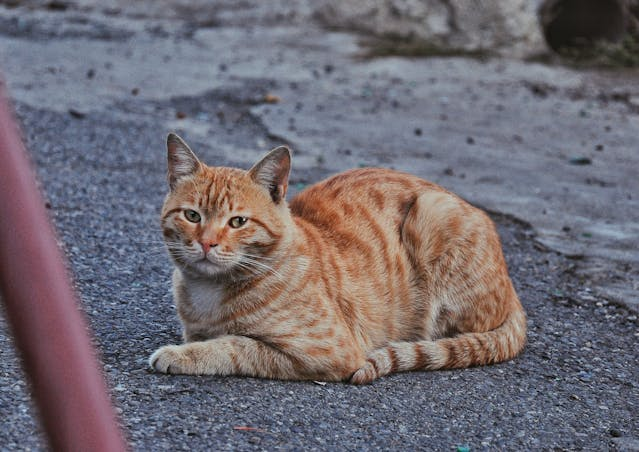
#> input picture OpenCV/assets/cat2.jpg, 639 x 452 px, found by its file name
$ python adjust_brightness.py
#> lines starting #> are read from the running program, lines starting #| are printed output that depends on the picture
import cv2 as cv
import numpy as np
import matplotlib.pyplot as plt
import os

img = cv.imread(os.path.join(".", "assets", "cat2.jpg"))
#> img is the input picture: shape (452, 639, 3); mean B, G, R 114.3, 106.5, 112.4
# Matrix used to increment or decrement the brightness of an image.
matrix = np.ones(img.shape, dtype=np.uint8) * 50

brighter = cv.add(img, matrix)
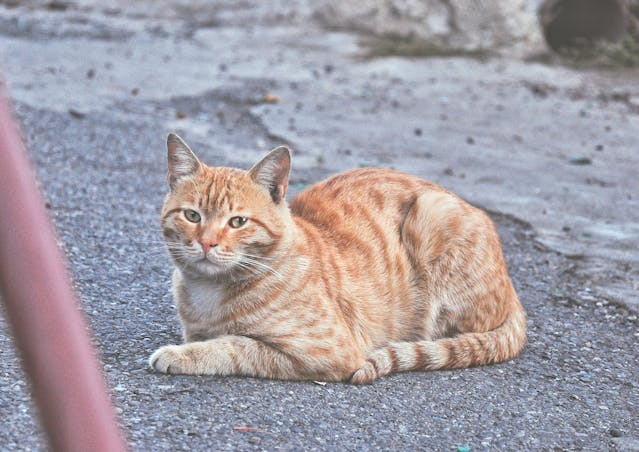
#> brighter: shape (452, 639, 3); mean B, G, R 164.3, 156.5, 162.4
darker = cv.subtract(img, matrix)
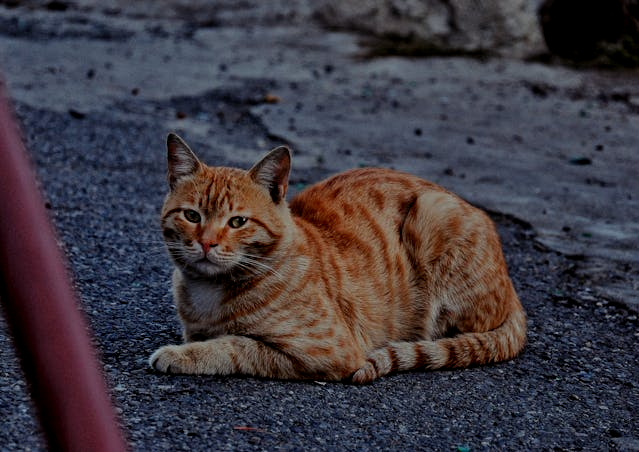
#> darker: shape (452, 639, 3); mean B, G, R 65.1, 57.1, 62.9

plt.figure(figsize=[18,5])
plt.subplot(141)
plt.imshow(img[:,:,::-1])
plt.title("Original")
plt.show()

plt.close()

$ run again, with OpenCV/assets/93540576_4fe36548e1_o.jpg copied over OpenCV/assets/cat2.jpg
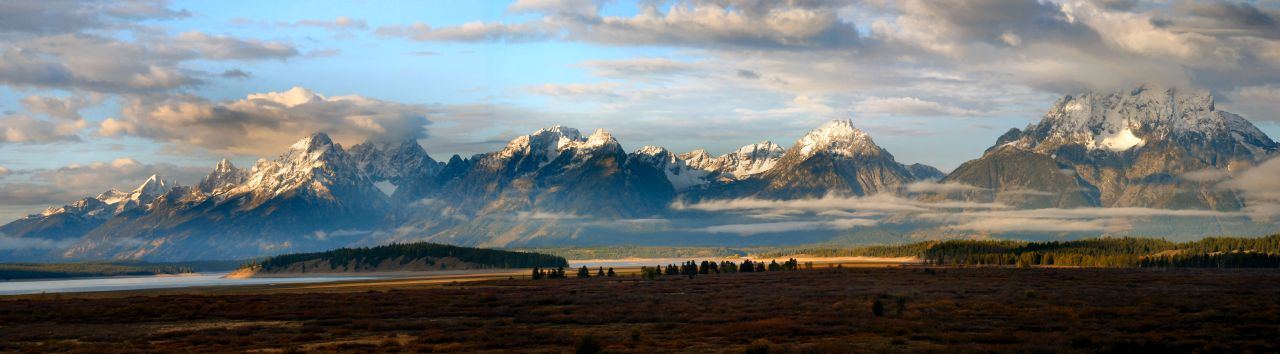
#> input picture OpenCV/assets/93540576_4fe36548e1_o.jpg, 1280 x 354 px, found by its file name
#> img is the input picture: shape (354, 1280, 3); mean B, G, R 117.4, 117.8, 112.9
#> `brighter = cv.add(img, matrix)`:
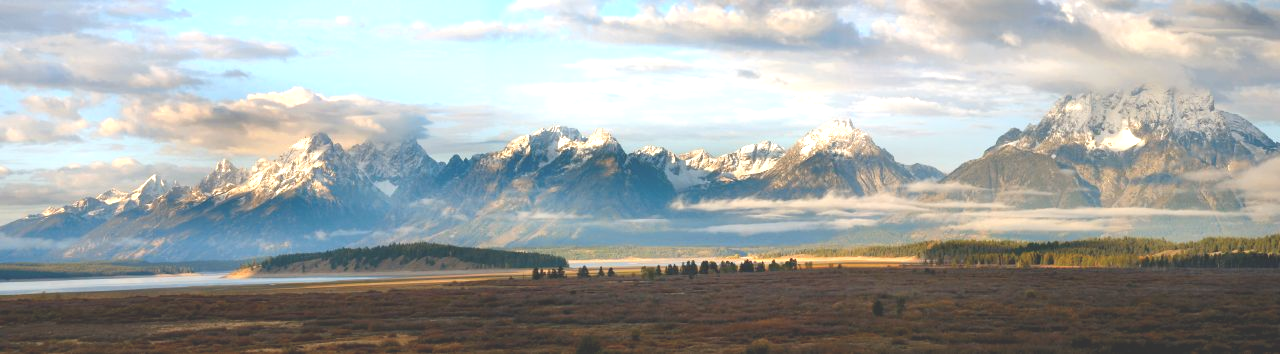
#> brighter: shape (354, 1280, 3); mean B, G, R 163.6, 166.1, 162.1
#> `darker = cv.subtract(img, matrix)`:
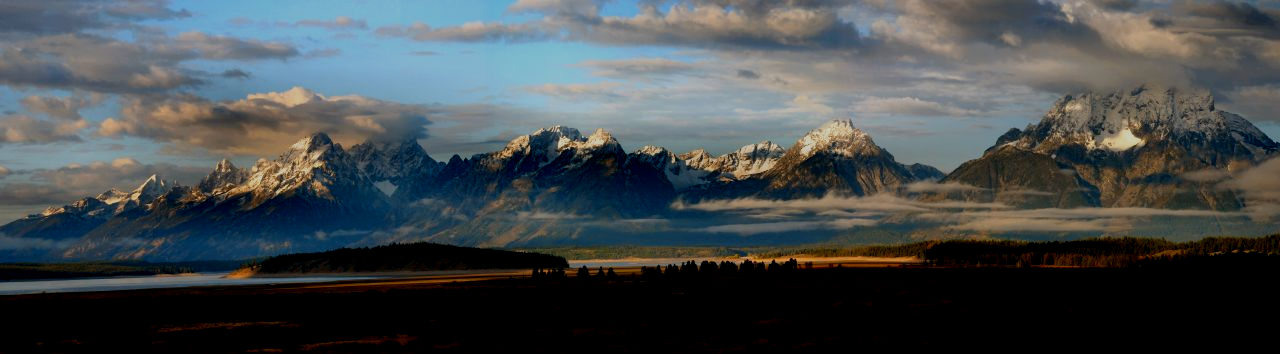
#> darker: shape (354, 1280, 3); mean B, G, R 77.1, 75, 68.8
